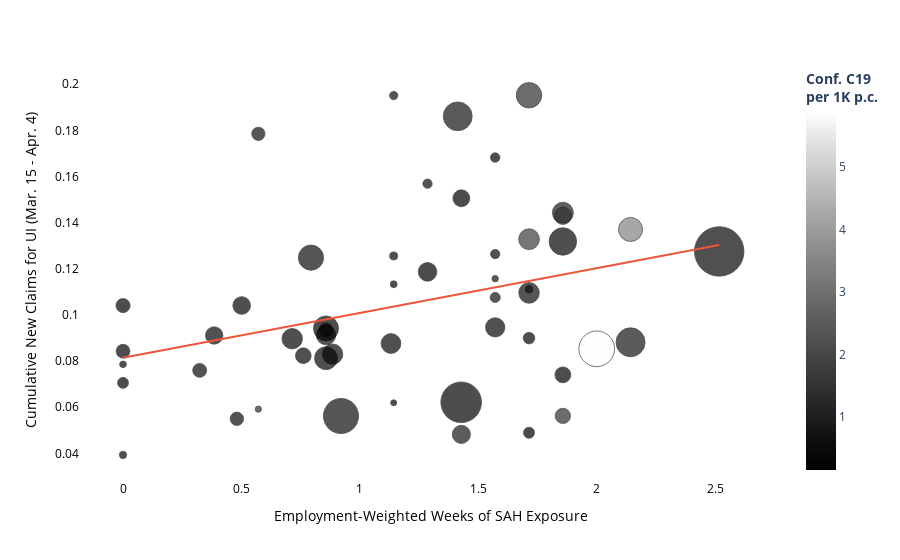

Notebook cell for this chart:
### Code cell
state_df['<b>Conf. C19 <br>per 1K p.c.</b>'] = state_df['confirm_to_1k']
fig_emp_scatt = px.scatter(state_df[apr4_idx],x='SAH_cumexp',
                           y='cum_claims_to_emp',size='census2010pop',
                           size_max=35, hover_data=['state_name'],trendline="ols",                   
                           color='<b>Conf. C19 <br>per 1K p.c.</b>',
                           color_continuous_scale=px.colors.sequential.gray,)
fig_emp_scatt.update_traces(marker=dict(line=dict(width=.75,
                                        color='black')),
                            selector=dict(mode='markers'))

fig_emp_scatt.update_xaxes(title_text='Employment-Weighted Weeks of SAH Exposure',
                           tickfont=dict(color='black'),
                           title_font=dict(color='black'))
fig_emp_scatt.update_yaxes(title_text='Cumulative New Claims for UI (Mar. 15 - Apr. 4)',
                           tickfont=dict(color='black'),
                           title_font=dict(color='black'))

fig_emp_scatt.update_layout(
    plot_bgcolor='White'
)

fig_emp_scatt.show()

fig_emp_scatt.write_image("../../output/plots/UI-claims-scatter.pdf", 
                          width=900, height=500, scale=3)

### Figure 1 — Plotly figure (JSON) as saved in the notebook; plotly's stock layout.template omitted (floating-point values rounded to 4 significant figures)
{"data": [{"customdata": [["ALABAMA"], ["ALASKA"], ["ARIZONA"], ["ARKANSAS"], ["CALIFORNIA"], ["COLORADO"], ["CONNECTICUT"], ["DELAWARE"], ["DISTRICT OF COLUMBIA"], ["FLORIDA"], ["GEORGIA"], ["HAWAII"], ["IDAHO"], ["ILLINOIS"], ["INDIANA"], ["IOWA"], ["KANSAS"], ["KENTUCKY"], ["LOUISIANA"], ["MAINE"], ["MARYLAND"], ["MASSACHUSETTS"], ["MICHIGAN"], ["MINNESOTA"], ["MISSISSIPPI"], ["MISSOURI"], ["MONTANA"], ["NEBRASKA"], ["NEVADA"], ["NEW HAMPSHIRE"], ["NEW JERSEY"], ["NEW MEXICO"], ["NEW YORK"], ["NORTH CAROLINA"], ["NORTH DAKOTA"], ["OHIO"], ["OKLAHOMA"], ["OREGON"], ["PENNSYLVANIA"], ["RHODE ISLAND"], ["SOUTH CAROLINA"], ["SOUTH DAKOTA"], ["TENNESSEE"], ["TEXAS"], ["UTAH"], ["VERMONT"], ["VIRGINIA"], ["WASHINGTON"], ["WEST VIRGINIA"], ["WISCONSIN"], ["WYOMING"]], "hovertemplate": "SAH_cumexp=%{x}<br>cum_claims_to_emp=%{y}<br>census2010pop=%{marker.size}<br>state_name=%{customdata[0]}<br><b>Conf. C19 <br>per 1K p.c.</b>=%{marker.color}<extra></extra>", "legendgroup": "", "marker": {"color": [0.3414, 0.2408, 0.3157, 0.2497, 0.3727, 0.8657, 1.409, 0.6604, 1.499, 0.6135, 0.6489, 0.2507, 0.6864, 0.8025, 0.6089, 0.2577, 0.2446, 0.1883, 2.749, 0.3342, 0.5413, 1.751, 1.405, 0.1627, 0.4903, 0.381, 0.284, 0.1714, 0.6332, 0.4687, 3.434, 0.2637, 5.876, 0.2519, 0.2765, 0.324, 0.3084, 0.2608, 0.7885, 0.5643, 0.4136, 0.2604, 0.4787, 0.253, 0.5141, 0.7191, 0.3008, 0.9575, 0.1516, 0.3714, 0.3318], "coloraxis": "coloraxis", "line": {"color": "black", "width": 0.75}, "size": [4779736, 710231, 6392017, 2915918, 37253956, 5029196, 3574097, 897934, 601723, 18801310, 9687653, 1360301, 1567582, 12830632, 6483802, 3046355, 2853118, 4339367, 4533372, 1328361, 5773552, 6547629, 9883640, 5303925, 2967297, 5988927, 989415, 1826341, 2700551, 1316470, 8791894, 2059179, 19378102, 9535483, 672591, 11536504, 3751351, 3831074, 12702379, 1052567, 4625364, 814180, 6346105, 25145561, 2763885, 625741, 8001024, 6724540, 1852994, 5686986, 563626], "sizemode": "area", "sizeref": 30410.0, "symbol": "circle"}, "mode": "markers", "name": "", "orientation": "v", "showlegend": false, "type": "scatter", "x": [0.5011, 1.143, 0.7143, 0, 2.517, 1.429, 1.857, 1.714, 0.5714, 0.9204, 0.7936, 1.571, 1.571, 2.143, 1.714, 0, 0.8571, 1.429, 1.857, 1.571, 0.8571, 1.714, 1.714, 1.286, 0.3237, 1.132, 1.143, 0, 0.5714, 1.286, 2.143, 1.714, 2.0, 0.8571, 0, 1.857, 0.7613, 1.857, 1.413, 1.143, 0.385, 0, 0.885, 1.428, 0.4808, 1.571, 0.8571, 1.857, 1.714, 1.571, 1.143], "xaxis": "x", "y": [0.1041, 0.1133, 0.08967, 0.08427, 0.1275, 0.04822, 0.05624, 0.1111, 0.05916, 0.05619, 0.1248, 0.1682, 0.1076, 0.08814, 0.1096, 0.104, 0.09355, 0.1505, 0.143, 0.1264, 0.09125, 0.1328, 0.1952, 0.1187, 0.07596, 0.0876, 0.1256, 0.07056, 0.1785, 0.1569, 0.137, 0.08994, 0.0853, 0.09412, 0.07857, 0.1318, 0.08232, 0.07402, 0.1861, 0.1951, 0.0911, 0.03933, 0.08299, 0.06215, 0.05496, 0.1157, 0.08124, 0.1443, 0.04894, 0.0946, 0.06191], "yaxis": "y"}, {"hovertemplate": "<b>OLS trendline</b><br>cum_claims_to_emp = 0.0194168 * SAH_cumexp + 0.08146<br>R<sup>2</sup>=0.101236<br><br>SAH_cumexp=%{x}<br>cum_claims_to_emp=%{y} <b>(trend)</b><extra></extra>", "legendgroup": "", "marker": {"symbol": "circle"}, "mode": "lines", "name": "", "showlegend": false, "type": "scatter", "x": [0, 0, 0, 0, 0, 0.3237, 0.385, 0.4808, 0.5011, 0.5714, 0.5714, 0.7143, 0.7613, 0.7936, 0.8571, 0.8571, 0.8571, 0.8571, 0.885, 0.9204, 1.132, 1.143, 1.143, 1.143, 1.143, 1.286, 1.286, 1.413, 1.428, 1.429, 1.429, 1.571, 1.571, 1.571, 1.571, 1.571, 1.714, 1.714, 1.714, 1.714, 1.714, 1.714, 1.857, 1.857, 1.857, 1.857, 1.857, 2.0, 2.143, 2.143, 2.517], "xaxis": "x", "y": [0.08146, 0.08146, 0.08146, 0.08146, 0.08146, 0.08775, 0.08894, 0.0908, 0.09119, 0.09256, 0.09256, 0.09533, 0.09624, 0.09687, 0.0981, 0.0981, 0.0981, 0.0981, 0.09864, 0.09933, 0.1034, 0.1037, 0.1037, 0.1037, 0.1037, 0.1064, 0.1064, 0.1089, 0.1092, 0.1092, 0.1092, 0.112, 0.112, 0.112, 0.112, 0.112, 0.1147, 0.1147, 0.1147, 0.1147, 0.1147, 0.1147, 0.1175, 0.1175, 0.1175, 0.1175, 0.1175, 0.1203, 0.1231, 0.1231, 0.1303], "yaxis": "y"}], "layout": {"coloraxis": {"colorbar": {"title": {"text": "<b>Conf. C19 <br>per 1K p.c.</b>"}}, "colorscale": [[0, "rgb(0, 0, 0)"], [0.09091, "rgb(16, 16, 16)"], [0.1818, "rgb(38, 38, 38)"], [0.2727, "rgb(59, 59, 59)"], [0.3636, "rgb(81, 80, 80)"], [0.4545, "rgb(102, 101, 101)"], [0.5455, "rgb(124, 123, 122)"], [0.6364, "rgb(146, 146, 145)"], [0.7273, "rgb(171, 171, 170)"], [0.8182, "rgb(197, 197, 195)"], [0.9091, "rgb(224, 224, 223)"], [1, "rgb(254, 254, 253)"]]}, "legend": {"itemsizing": "constant", "tracegroupgap": 0}, "margin": {"t": 60}, "plot_bgcolor": "White", "xaxis": {"anchor": "y", "domain": [0, 1], "tickfont": {"color": "black"}, "title": {"font": {"color": "black"}, "text": "Employment-Weighted Weeks of SAH Exposure"}}, "yaxis": {"anchor": "x", "domain": [0, 1], "tickfont": {"color": "black"}, "title": {"font": {"color": "black"}, "text": "Cumulative New Claims for UI (Mar. 15 - Apr. 4)"}}}}
